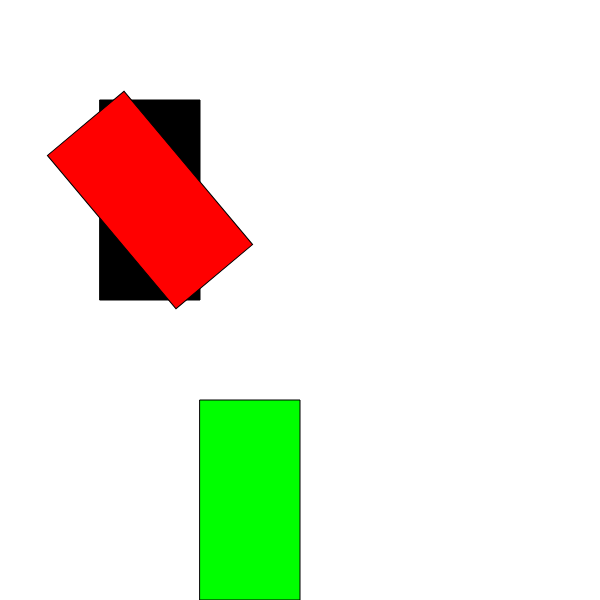
Frame 1 (no input)
Frame 60 (no input): identical to frame 1, image omitted
Frame 120 (the mouse pressed at the canvas centre since frame 60): identical to frame 1, image omitted

The p5.js sketch that drew this single still picture (run headless with seeded random() and noise() and a simulated clock; from frame 60 on, the mouse is pressed at the canvas centre):

// p5.js sketch
// ── sketch.js
function setup() {
	createCanvas(600, 600);
	background(255);

	angleMode(DEGREES);


}

function draw() {
  	background(255);

  	fill(0);
	rect(100,100, 100,200);

	push();

	translate(150,200)
	rotate(-40);
	translate(-150,-200)
	fill(255,0,0);

	ellipse(0,0, 5,5)
	rect(100,100, 100,200);

	pop();
	
	fill(0, 255, 0);
	rect(200,400, 100,200);
}
